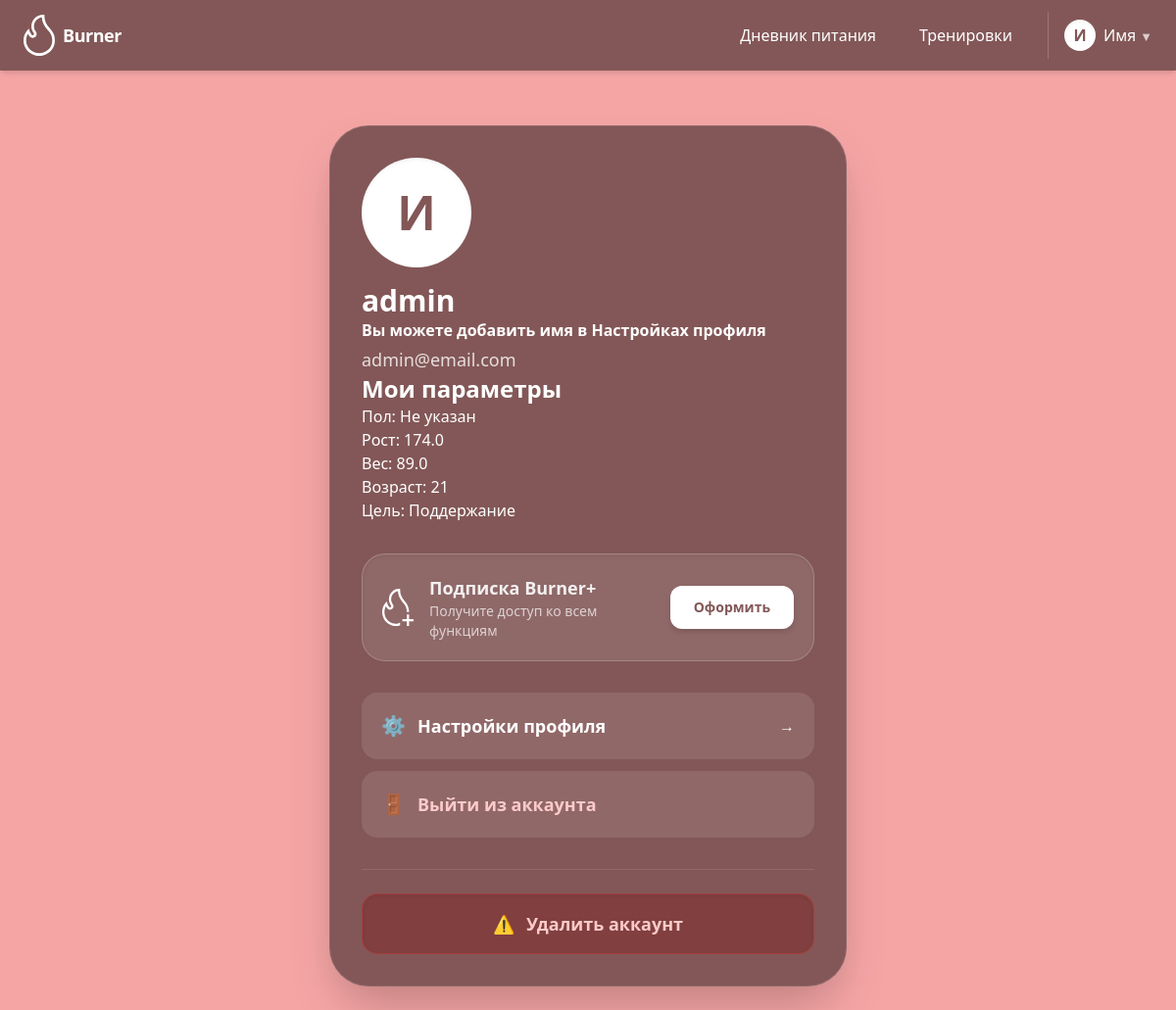
/profile/ (signed in), run on the app's committed database.
### a_profile/models.py (models this page shows, shortened)
class Profile(models.Model):
    class Male(models.TextChoices):
        MAN = "Мужской", "Мужской"
        WOMAN = (
            "Женский",
            "Женский",
        )
        NONE = "Не указан", "Не указан"
    class Goal(models.TextChoices):
        LOSS = "Сброс", "Сброс"
        MAINTANE = (
            "Поддержание",
            "Поддержание",
        )
        ADD = "Набор", "Набор"
    class Activity(models.IntegerChoices):
        SEAT = 1, "Отсутствие тренировок"
        LIGHT = 2, "1–3 тренировки в неделю"
        MID = 3, "3–5 тренировок в неделю"
        HIGH = 4, "6–7 тренировок в неделю"
        OVERHIGH = 5, "Профессиональный спорт"
    user = models.OneToOneField(User, on_delete=models.CASCADE, related_name="profile")
    f_name = models.CharField(max_length=20, blank=True, default="Имя")
    l_name = models.CharField(max_length=20, blank=True, default="Фамилия")
    email = models.EmailField( blank=True)
    male = models.CharField(max_length=20, choices=Male.choices, default=Male.NONE)
    goal = models.CharField(max_length=20, choices=Goal.choices, default=Goal.MAINTANE)
    activity = models.IntegerField(choices=Activity.choices, default=Activity.LIGHT)
    plusstatus = models.BooleanField(default=False)
    height = models.DecimalField(max_digits=4, decimal_places=1, default=0.0)
    weight = models.DecimalField(max_digits=4, decimal_places=1, default=0.0)
    dete_birth = models.DateField(null=True)
    created = models.DateTimeField(auto_now_add=True)
    @property
    def age(self):
        if not self.dete_birth:
            return 0
        today = datetime.date.today()
        years = today.year - self.dete_birth.year
        if (today.month, today.day) < (self.dete_birth.month, self.dete_birth.day):
            years -= 1
        return years

### a_profile/views.py (the view)
# urls.py: path('profile/', profile_view, name='profile'),
@login_required
def profile_view(request, username=None):
    if username:
        profile = get_object_or_404(User, username=username).profile
    else:
        try:
            profile = request.user.profile
        except:
            raise Http404()
    return render(request, 'a_profile/profile.html', {'profile': profile})

### templates/a_profile/profile.html
{% extends 'layouts/b.html' %}
{% load static %}
{% block content %}
<main class="max-w-xl mx-auto p-6 mt-8">
  <div class="bg-[#835757] rounded-[2.5rem] p-8 text-white shadow-2xl border border-white/10 relative overflow-hidden">
    <div class="flex flex-col items-left mb-8 relative z-10">
      <div class="relative mb-4">
        {% if user.profile %}
        <div
          class="w-28 h-28 rounded-full bg-white text-[#835757] flex items-center justify-center text-5xl font-black shadow-inner">
          {{ user.profile.f_name.0}}
        </div>
        {% else %}
        <div
          class="w-28 h-28 rounded-full bg-white text-[#835757] flex items-center justify-center text-5xl font-black shadow-inner">
          {{ user.username.0}}
        </div>
        {% endif %}
      </div>
      {% if user.profile.f_name == 'Имя' %}
      <h2 class="text-3xl font-bold">{{ user.username }}</h2>
      <a href="{% url 'profile-edit' %}" class="text-1xl font-bold ">Вы можете добавить имя в Настройках профиля</a>
      {% else %}
      <h2 class="text-3xl font-bold">{{ profile.f_name }} {{profile.l_name}}</h2>
      {% endif %}
      <p class="opacity-80 text-lg mt-1">{{ user.email }}</p>
      <h1 class="text-2xl font-bold ">Мои параметры</h1>
      {% if profile.male == 'Не указан' and profile.height == 0.0 and profile.weight == 0.0 %}
      <a href="{% url 'profile-edit' %}" class="text-1xl font-bold ">Добавьте больше информации в Настройках профиля</a>
      <p class="text-1xl ">Пол: {{profile.male}}</p>
      <p class="text-1xl ">Рост: {{profile.height}}</p>
      <p class="text-1xl ">Вес: {{profile.weight}}</p>
      <p class="text-1xl ">Возраст: {{profile.age}}</p>
      <p class="text-1xl ">Цель: {{profile.goal}}</p>
      {% else %}
      <p class="text-1xl ">Пол: {{profile.male}}</p>
      <p class="text-1xl ">Рост: {{profile.height}}</p>
      <p class="text-1xl ">Вес: {{profile.weight}}</p>
      <p class="text-1xl ">Возраст: {{profile.age}}</p>
      <p class="text-1xl ">Цель: {{profile.goal}}</p>
      {% endif %}
    </div>
    <div
      class="bg-white/10 rounded-3xl p-5 flex flex-col sm:flex-row items-center justify-between mb-8 shadow-inner border border-white/20 relative z-10 gap-4">
      <div class="flex items-center gap-4 text-center sm:text-left">
        <img src="{% static 'images/burnerplus.svg' %}" class="w-8 transition-transform group-hover:scale-110"
          alt="Logo">
        <div>
          <h3 class="font-bold text-lg opacity-90">Подписка Burner+</h3>
          <p class="text-sm text-white/70">Получите доступ ко всем функциям</p>
        </div>
      </div>
      <button
        class="bg-white text-[#835757] px-6 py-3 rounded-xl font-bold text-sm hover:scale-105 active:scale-95 transition shadow-md w-full sm:w-auto">
        Оформить
      </button>
    </div>
    <div class="space-y-3 relative z-10">
      <a href="{% url 'profile-edit' %}"
        class="flex items-center justify-between bg-white/10 p-5 rounded-2xl hover:bg-white/20 transition group">
        <div class="flex items-center gap-3">
          <span class="text-xl">⚙️</span>
          <span class="font-bold text-lg">Настройки профиля</span>
        </div>
        <span class="group-hover:translate-x-1 transition-transform">→</span>
      </a>
      <a href="{% url 'account_logout' %}"
        class="flex items-center justify-between bg-white/10 p-5 rounded-2xl hover:bg-white/20 transition group text-red-200 hover:text-red-100">
        <div class="flex items-center gap-3">
          <span class="text-xl">🚪</span>
          <span class="font-bold text-lg">Выйти из аккаунта</span>
        </div>
      </a>
    </div>
    <div class="mt-8 pt-6 border-t border-white/10 relative z-10">
      <a href="profile-delete.html"
        class="flex items-center justify-center gap-3 w-full bg-red-900/40 text-red-200 py-4 rounded-2xl font-bold text-lg hover:bg-red-600 hover:text-white transition border border-red-500/30 shadow-inner group">
        <span class="group-hover:scale-110 transition-transform">⚠️</span>
        Удалить аккаунт
      </a>
    </div>
  </div>
</main>
{% endblock %}

### templates/includes/header.html (shortened to what this page needs)
{% load static %}
<header class="flex justify-between items-center bg-[#835757] text-white px-6 py-3 sticky top-0 z-50 shadow-md">
  <a href="/" class="flex items-center gap-2 hover:opacity-80 transition group">
    <img src="{% static 'images/logo.svg' %}" class="w-8 transition-transform group-hover:scale-110" alt="Logo">
    <h1 class="text-lg font-bold tracking-tight">Burner</h1>
  </a>
  <nav class="flex items-center gap-3">
    {% if user.is_authenticated %}
    <a href="{% url 'nutricion'  %}" class="hover:bg-[#573a3a] px-4 py-2 rounded-lg transition font-medium">Дневник
      питания</a>
    <a href="{% url 'workout' %}" class="hover:bg-[#573a3a] px-4 py-2 rounded-lg transition font-medium">Тренировки</a>
    <div class="relative group py-2 ml-2 border-l border-white/20 pl-4">
      <div class="flex items-center gap-2 cursor-pointer">
        {% if user.profile %}
        <div
          class="w-8 h-8 rounded-full bg-white text-[#835757] flex items-center justify-center font-bold shadow-inner">
          {{ user.profile.f_name.0}}
        </div>
        <span class="hidden sm:inline font-medium">{{ user.profile.f_name }} <small class="opacity-70">▼</small></span>
        {% else %}
        <div
          class="w-8 h-8 rounded-full bg-white text-[#835757] flex items-center justify-center font-bold shadow-inner">
          {{ user.username.0}}
        </div>
        <span class="hidden sm:inline font-medium">{{ user.username }} <small class="opacity-70">▼</small></span>
        {% endif %}
      </div>
        {% else %}
        <a href="{% url 'account_login' %}"
          class="bg-white/10 text-white px-4 py-2 rounded-xl font-medium hover:bg-white/20 transition">Войти</a>
        <a href="{% url 'account_signup' %}"
          class="bg-white/20 text-white px-4 py-2 rounded-xl font-bold hover:bg-white/30 transition shadow-md">Регистрация</a>
        {% endif %}
    </div>
  </nav>
</header>

### data on the page
Profile: male "Не указан", height "174.0", weight "89.0", age "21", goal "Поддержание"

### other printed values
{{ user.profile.f_name.0 }} "И"
{{ user.profile.f_name }} "Имя"
{{ user.username }} "admin"
{{ user.email }} "admin@email.com"
